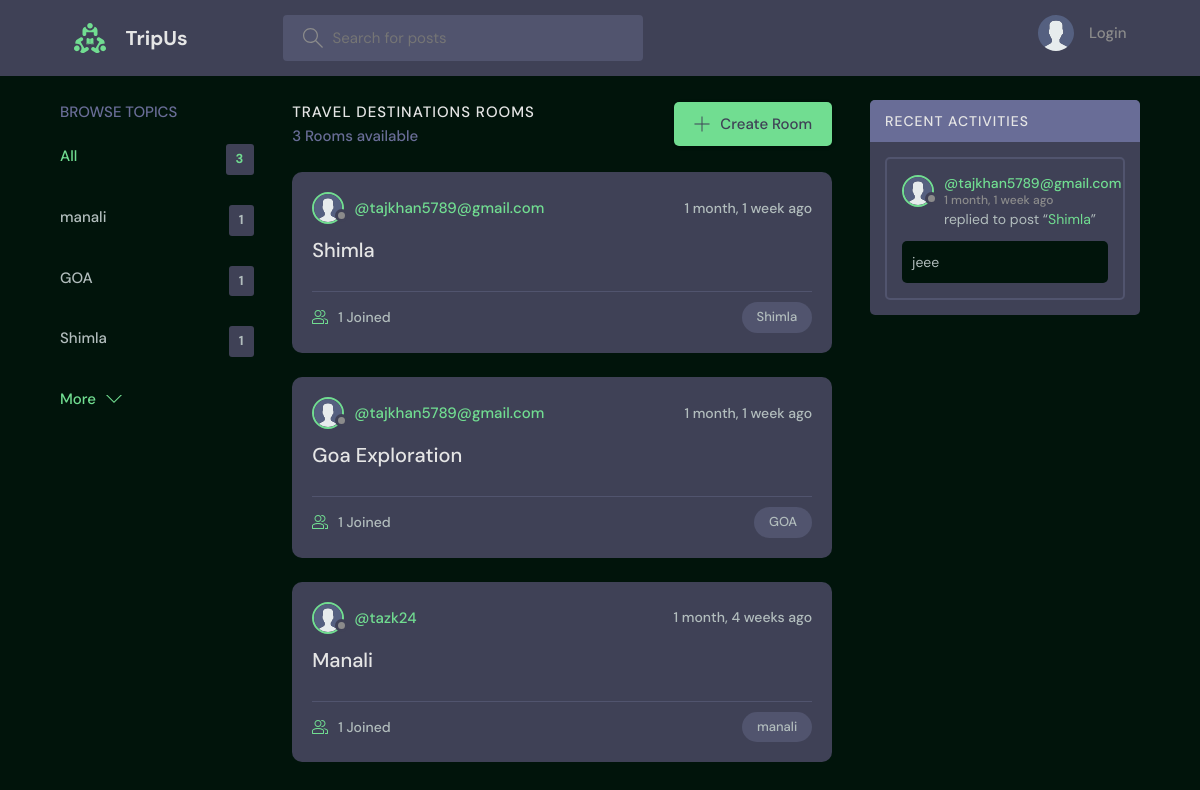
The app's page /, older data.
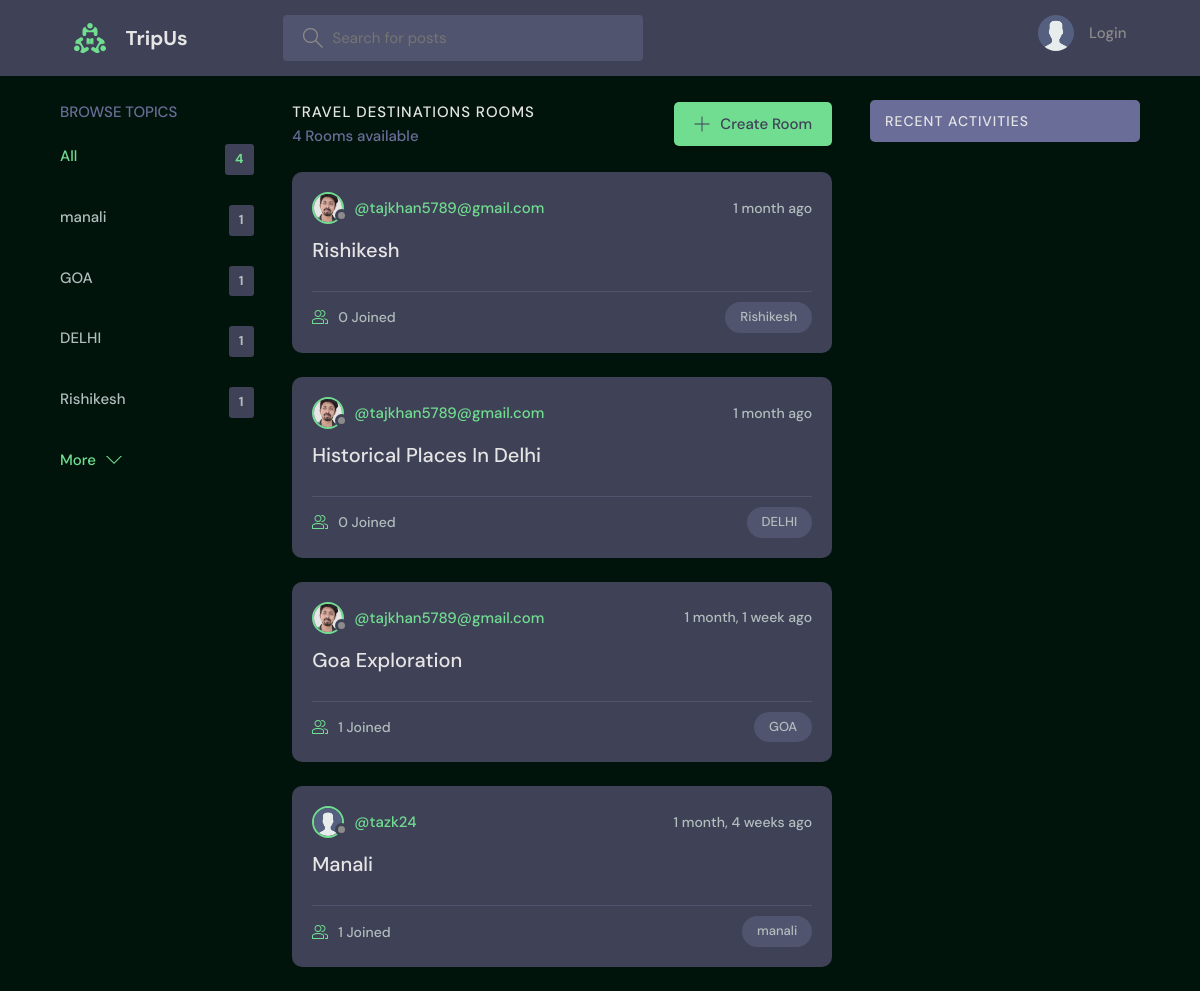
The same page, newer data.
### base/models.py (models this page shows, shortened)
class Topic(models.Model):
    name = models.CharField(max_length=200)

class Room(models.Model):
    host = models.ForeignKey(User, on_delete=models.SET_NULL, null=True)
    topic = models.ForeignKey(Topic, on_delete=models.SET_NULL, null=True)
    name = models.CharField(max_length=200)
    description = models.TextField(null=True, blank=True)
    participants = models.ManyToManyField(
        User, related_name='participants', blank=True)
    updated = models.DateTimeField(auto_now=True)
    created = models.DateTimeField(auto_now_add=True)
    class Meta:
        ordering = ['-updated', '-created']
    def __str__(self):
        return self.name

class User(AbstractUser):
    name = models.CharField(max_length=200, null=True)
    email = models.EmailField(unique=True, null=True)
    bio = models.TextField(null=True)
    avatar = models.ImageField(null=True, default="avatar.svg")
    USERNAME_FIELD = 'username'
    REQUIRED_FIELDS = []

class Message(models.Model):
    user = models.ForeignKey(User, on_delete=models.CASCADE)
    room = models.ForeignKey(Room, on_delete=models.CASCADE)
    body = models.TextField()
    updated = models.DateTimeField(auto_now=True)
    created = models.DateTimeField(auto_now_add=True)
    class Meta:
        ordering = ['-updated', '-created']

### base/views.py (the view)
# urls.py: path('', views.home, name="home"),
def home(request):
    q = request.GET.get('q') if request.GET.get('q') != None else ''
    rooms = Room.objects.filter(
        Q(topic__name__icontains=q) |
        Q(name__icontains=q) |
        Q(description__icontains=q)
    )
    topics = Topic.objects.all()[0:5]
    room_count = rooms.count()
    room_messages = Message.objects.filter(
        Q(room__topic__name__icontains=q))[0:3]
    context = {'rooms': rooms, 'topics': topics,
               'room_count': room_count, 'room_messages': room_messages}
    return render(request, 'base/home.html', context)

### base/templates/base/home.html (shortened to what this page needs)
{% extends 'main.html' %}
{% block content %}
<main class="layout layout--3">
  <div class="container">
    {% include 'base/topics_component.html' %}
    <div class="roomList">
      <div class="roomList__header">
        <div>
          <h2>Travel Destinations Rooms</h2>
          <p>{{room_count}} Rooms available</p>
        </div>
        <a class="btn btn--main" href="{% url 'create-room' %}">
          <svg version="1.1" xmlns="http://www.w3.org/2000/svg" width="32" height="32" viewBox="0 0 32 32">
            <title>add</title>
            <path
              d="M16.943 0.943h-1.885v14.115h-14.115v1.885h14.115v14.115h1.885v-14.115h14.115v-1.885h-14.115v-14.115z">
            </path>
          </svg>
          Create Room
        </a>
      </div>
      {% include 'base/feed_component.html' %}
    </div>
    {% include 'base/activity_component.html' %}
  </div>
</main>
{% endblock %}

### base/templates/base/topics_component.html
<div class="topics">
    <div class="topics__header">
        <h2>Browse Topics</h2>
    </div>
    <ul class="topics__list">
        <li>
            <a href="{% url 'home' %}" class="active">All <span>{{topics.count}}</span></a>
        </li>
        {% for topic in topics %}
        <li>
            <a href="{% url 'home' %}?q={{topic.name}}">{{topic.name}}<span>{{topic.room_set.all.count}}</span></a>
        </li>
        {% endfor %}
    </ul>
    <a class="btn btn--link" href="{% url 'topics' %}">
        More
        <svg version="1.1" xmlns="http://www.w3.org/2000/svg" width="32" height="32" viewBox="0 0 32 32">
            <title>chevron-down</title>
            <path d="M16 21l-13-13h-3l16 16 16-16h-3l-13 13z"></path>
        </svg>
    </a>
</div>

### base/templates/base/feed_component.html (shortened to what this page needs)
{% for room in rooms %}
<div class="roomListRoom">
    <div class="roomListRoom__header">
        <a href="{% url 'user-profile' room.host.id %}" class="roomListRoom__author">
            <div class="avatar avatar--small">
                <img src="{{room.host.avatar.url}}" />
            </div>
            <span>@{{room.host.username}}</span>
        </a>
        <div class="roomListRoom__actions">
            <span>{{room.created|timesince}} ago</span>
        </div>
    </div>
    <div class="roomListRoom__content">
        <a href="{% url 'room' room.id %}">{{room.name}}</a>
    </div>
    <div class="roomListRoom__meta">
        <a href="{% url 'room' room.id %}" class="roomListRoom__joined">
            {{room.participants.all.count}} Joined
        </a>
        <p class="roomListRoom__topic">{{room.topic.name}}</p>
    </div>
</div>
{% endfor %}

### base/templates/base/activity_component.html (shortened to what this page needs)
<div class="activities">
    <div class="activities__header">
        <h2>Recent Activities</h2>
    </div>
    {% for message in room_messages %}
    <div class="activities__box">
        <div class="activities__boxHeader roomListRoom__header">
            <a href="{% url 'user-profile' message.user.id %}" class="roomListRoom__author">
                <div class="avatar avatar--small">
                    <img src="{{message.user.avatar.url}}" />
                </div>
                <p>
                    @{{message.user.username}}
                    <span>{{message.created|timesince}} ago</span>
                </p>
            </a>
        </div>
        <div class="activities__boxContent">
            <p>replied to post “<a href="{% url 'room' message.room.id %}">{{message.room}}</a>”</p>
            <div class="activities__boxRoomContent">{{message.body}}</div>
        </div>
    </div>
    {% endfor %}
</div>

Row changes from the older to the newer data that the page shows:
removed Topic: name "Shimla", room_set.all.count "1"
removed Room: host.avatar (placeholder picture), host.username "tajkhan5789@gmail.com", created "1 month, 1 week", name "Shimla", participants.all.count "1", topic.name "Shimla"
removed Message: user.avatar (placeholder picture), user.username "tajkhan5789@gmail.com", created "1 month, 1 week", room "Shimla", body "jeee"
added Topic: name "DELHI", room_set.all.count "1"
added Topic: name "Rishikesh", room_set.all.count "1"
added Room: host.avatar (picture), host.username "tajkhan5789@gmail.com", created "1 month", name "Rishikesh", participants.all.count "0", topic.name "Rishikesh"
added Room: host.avatar (picture), host.username "tajkhan5789@gmail.com", created "1 month", name "Historical Places In Delhi", participants.all.count "0", topic.name "DELHI"
changed through a linked row, Room "Goa Exploration": host.avatar: picture added in place of a placeholder
Text that changed along with them:
{{ topics.count }}: "3" → "4"
{{ room_count }}: "3" → "4"
